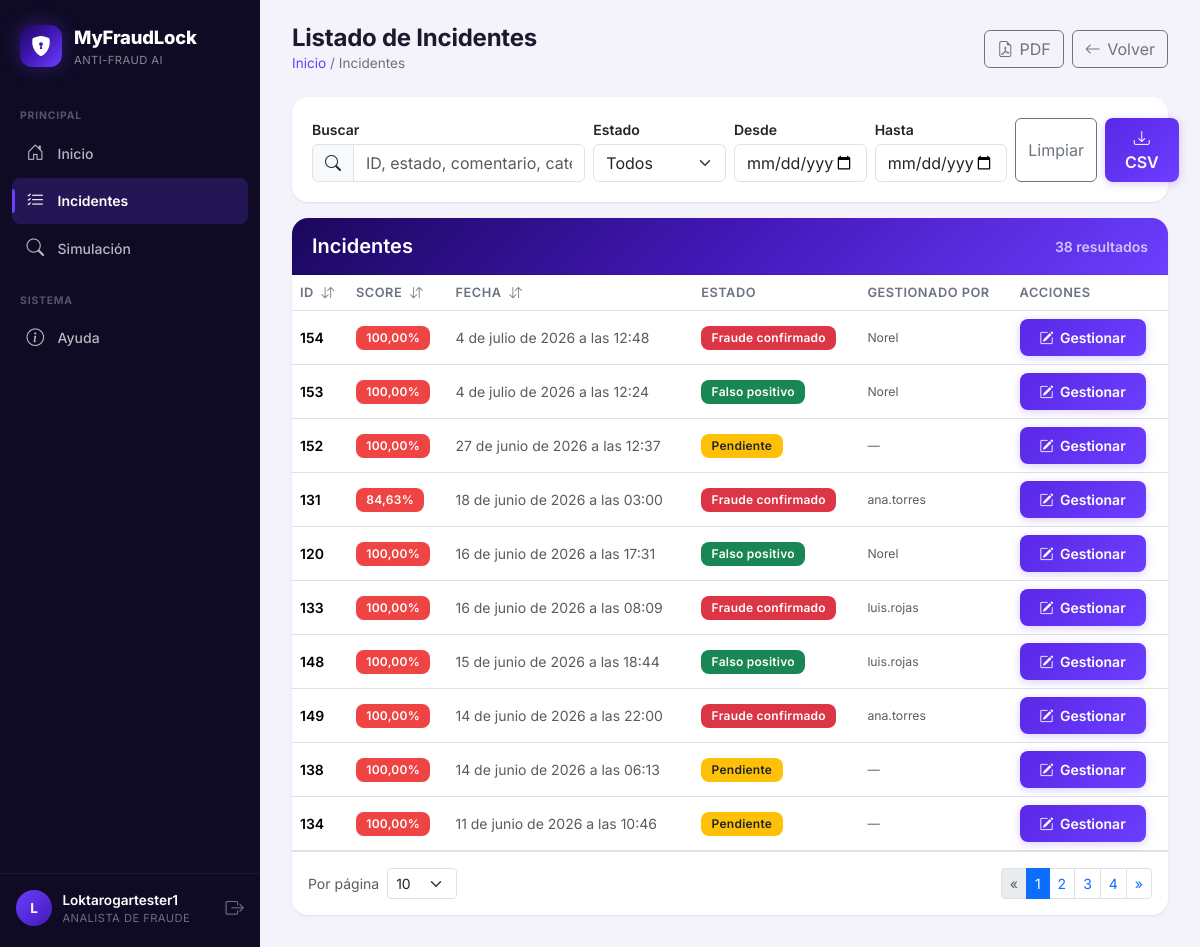
Screenshot of /api/incidentes-listado/ (signed in) with the database file from the repository.
### api/models.py (models this page shows, shortened)
class Usuario(models.Model):
    class Roles(models.TextChoices):
        ADMIN = 'ADMIN', 'Administrador'
        ANALISTA = 'ANALISTA', 'Analista de Fraude'
        GERENTE = 'GERENTE', 'Gerente (solo lectura)'
    id_usuario = models.AutoField(primary_key=True)
    username = models.CharField(max_length=100, unique=True)
    email = models.EmailField(unique=True)
    password = models.CharField(max_length=128)  # almacena hash
    telefono = models.CharField(max_length=15, null=True, blank=True)
    activo = models.BooleanField(default=True)
    rol = models.CharField(
        max_length=15,
        choices=Roles.choices,
        default=Roles.ANALISTA,
        db_index=True,
    )

class Incidente(models.Model):
    id_incidente = models.AutoField(primary_key=True)
    gestionado_por = models.ForeignKey(
        'Usuario', on_delete=models.SET_NULL, null=True, blank=True,
        related_name='incidentes_gestionados'
    )
    id_transaccion = models.OneToOneField(
        'Transaccion', on_delete=models.CASCADE
    )
    comentario = models.TextField(null=True, blank=True)
    estado = models.CharField(max_length=20, default='Pendiente')
    es_fraude = models.BooleanField(default=False)
    fecha = models.DateTimeField(auto_now_add=True)
    score_riesgo = models.DecimalField(
        max_digits=5, decimal_places=2, null=True, blank=True
    )
    explicabilidad = models.JSONField(null=True, blank=True)

### api/views.py (the view)
# urls.py: path('incidentes-listado/', incidentes_view, name='incidentes_listado'),
@usuario_login_required
@require_roles('ANALISTA')
def incidentes_view(request):
    incidentes = Incidente.objects.all().order_by('-fecha')
    return render(request, "api/incidentes.html", {"incidentes": incidentes})

### api/context_processors.py (called while the page is built)
def current_usuario(request):
    uid = request.session.get('usuario_id')
    usuario = None
    if uid:
        try:
            usuario = Usuario.objects.get(pk=uid, activo=True)
        except Usuario.DoesNotExist:
            pass
    return {"current_usuario": usuario}

### templates/api/incidentes.html (shortened to what this page needs)
{% extends "api/base.html" %}
{% load tz %}
{% block content %}
<div class="page-head animate-in">
    <div>
        <h1>Listado de Incidentes</h1>
        <div class="breadcrumbs"><a href="{% url 'inicio' %}">Inicio</a> / Incidentes</div>
    </div>
    <div class="d-flex gap-2">
        <a href="{% url 'incidentes_pdf' %}" class="btn btn-outline-secondary btn-icon">
            <i class="bi bi-file-earmark-pdf"></i> PDF
        </a>
        <a href="{% url 'dashboard' %}" class="btn btn-outline-secondary btn-icon" data-back>
            <i class="bi bi-arrow-left"></i> Volver
        </a>
    </div>
</div>
<div class="card mb-3 animate-in delay-1">
    <div class="card-body">
        <form class="row g-2 align-items-end" onsubmit="event.preventDefault()">
            <div class="col-lg-4">
                <label class="form-label mb-1 small fw-semibold">Buscar</label>
                <div class="input-group">
                    <span class="input-group-text"><i class="bi bi-search"></i></span>
                    <input id="buscarInput" type="text" class="form-control"
                           placeholder="ID, estado, comentario, categoría…">
                </div>
            </div>
            <div class="col-sm-6 col-lg-2">
                <label class="form-label mb-1 small fw-semibold">Estado</label>
                <select id="estadoFilter" class="form-select">
                    <option value="">Todos</option>
                </select>
            </div>
            <div class="col-sm-6 col-lg-2">
                <label class="form-label mb-1 small fw-semibold">Desde</label>
                <input id="desdeFilter" type="date" class="form-control" min="2000-01-01" max="2100-12-31">
            </div>
            <div class="col-sm-6 col-lg-2">
                <label class="form-label mb-1 small fw-semibold">Hasta</label>
                <input id="hastaFilter" type="date" class="form-control" min="2000-01-01" max="2100-12-31">
            </div>
            <div class="col-sm-6 col-lg-2 d-flex gap-2">
                <button type="button" class="btn btn-outline-secondary flex-grow-1" id="limpiarBtn">Limpiar</button>
                <button type="button" class="btn btn-brand flex-grow-1" id="exportCsvBtn">
                    <i class="bi bi-download"></i> CSV
                </button>
            </div>
        </form>
    </div>
</div>
<div class="card animate-in delay-2">
    <div class="card-header card-brand-header d-flex justify-content-between align-items-center">
        <h5 class="mb-0">Incidentes</h5>
        <small id="countLabel" style="opacity:.7"></small>
    </div>
    <div class="card-body p-0">
        <div class="table-responsive">
            <table id="tablaIncidentes" class="table table-hover align-middle mb-0">
                <thead>
                <tr>
                    <th class="sortable" data-sort="id">ID <i class="bi bi-arrow-down-up ms-1"></i></th>
                    <th class="sortable" data-sort="score">Score <i class="bi bi-arrow-down-up ms-1"></i></th>
                    <th class="sortable" data-sort="fecha">Fecha <i class="bi bi-arrow-down-up ms-1"></i></th>
                    <th>Estado</th>
                    <th>Gestionado por</th>
                    <th>Acciones</th>
                </tr>
                </thead>
                <tbody id="incidentes-tbody">
                {% for incidente in incidentes %}
                    <tr data-id="{{ incidente.id_incidente }}"
                        data-estado="{{ incidente.estado|lower }}"
                        data-score="{{ incidente.score_riesgo }}"
                        data-fecha="{{ incidente.fecha|localtime|date:'Y-m-d' }}">
                        <td class="fw-semibold">{{ incidente.id_incidente }}</td>
                        <td>
                            <span class="badge {% if incidente.score_riesgo >= 80 %}badge-risk-high{% elif incidente.score_riesgo >= 50 %}badge-risk-med{% else %}badge-risk-low{% endif %}">
                                {{ incidente.score_riesgo|floatformat:2 }}%
                            </span>
                        </td>
                        <td class="text-muted">{{ incidente.fecha }}</td>
                        <td>
                            <span class="badge
                                {% if incidente.estado == 'Pendiente' %} bg-warning text-dark
                                {% elif incidente.estado == 'Falso positivo' %} bg-success
                                {% elif incidente.estado == 'Fraude confirmado' %} bg-danger
                                {% else %} bg-secondary
                                {% endif %}">
                                {{ incidente.estado }}
                            </span>
                        </td>
                        <td class="text-muted small">
                            {{ incidente.gestionado_por.username|default:"—" }}
                        </td>
                        <td>
                            <a href="{% url 'incidente_detalle' incidente.id_incidente %}"
                               class="btn btn-sm btn-brand btn-icon">
                                <i class="bi bi-pencil-square"></i> Gestionar
                            </a>
                        </td>
                    </tr>
                {% empty %}
                    <tr>
                        <td colspan="5" class="text-center text-muted py-4">No hay incidentes registrados.</td>
                    </tr>
                {% endfor %}
                </tbody>
            </table>
        </div>
        <div class="d-flex justify-content-between align-items-center p-3 border-top">
            <div class="d-flex align-items-center gap-2">
                <span class="text-muted small">Por página</span>
                <select id="pageSize" class="form-select form-select-sm" style="width:auto">
                    <option>10</option><option>25</option><option>50</option><option>100</option>
                </select>
            </div>
            <nav><ul id="paginador" class="pagination pagination-sm mb-0"></ul></nav>
        </div>
    </div>
</div>
{% endblock %}

### templates/api/base.html (shortened to what this page needs)
<!DOCTYPE html>
<html lang="es" data-theme="dark">
<head>
    <link href="https://cdn.jsdelivr.net/npm/bootstrap@5.3.3/dist/css/bootstrap.min.css" rel="stylesheet">
    <link href="https://cdn.jsdelivr.net/npm/bootstrap-icons@1.11.3/font/bootstrap-icons.css" rel="stylesheet">
</head>
<body>
<nav class="sidebar" id="sidebar">
    <a class="sidebar-brand" href="{% url 'inicio' %}">
        <span class="sidebar-brand-icon">
            <i class="bi bi-shield-lock-fill"></i>
        </span>
        <span class="sidebar-brand-text">
            MyFraudLock
            <small>Anti-Fraud AI</small>
        </span>
    </a>
    <div class="sidebar-section">
        <div class="sidebar-section-title">Principal</div>
        <a class="sidebar-link" href="{% url 'inicio' %}" data-nav>
            <i class="bi bi-house-door"></i> Inicio
        </a>
        {% if current_usuario %}
            {% if current_usuario.rol == 'ANALISTA' or current_usuario.rol == 'ADMIN' %}
                <a class="sidebar-link" href="{% url 'incidentes_listado' %}" data-nav>
                    <i class="bi bi-list-check"></i> Incidentes
                </a>
            {% endif %}
            <a class="sidebar-link" href="{% url 'simulacion_front' %}" data-nav>
                <i class="bi bi-search"></i> Simulación
            </a>
        {% endif %}
    </div>
    {% if current_usuario %}
    <div class="sidebar-section">
        <div class="sidebar-section-title">Sistema</div>
        <a class="sidebar-link" href="{% url 'ayuda' %}" data-nav>
            <i class="bi bi-info-circle"></i> Ayuda
        </a>
    </div>
    {% endif %}
    <div class="sidebar-spacer"></div>
    {% if current_usuario %}
    <div class="sidebar-user">
        <div class="sidebar-avatar">
            {{ current_usuario.username|make_list|first|upper }}
        </div>
        <div class="sidebar-user-info">
            <div class="sidebar-user-name">{{ current_usuario.username }}</div>
            <div class="sidebar-user-role">{{ current_usuario.get_rol_display }}</div>
        </div>
        <a href="{% url 'logout' %}" class="sidebar-logout" title="Cerrar sesión">
            <i class="bi bi-box-arrow-right"></i>
        </a>
    </div>
    {% else %}
    <div class="sidebar-user">
        <a href="{% url 'login' %}" class="sidebar-link" style="margin:0; flex:1;">
            <i class="bi bi-box-arrow-in-right"></i> Iniciar sesión
        </a>
    </div>
    {% endif %}
</nav>
<main class="main-content">
    {% block content %}{% endblock %}
</main>
</body>
</html>

### templates/api/incidentes.html (style rules this page uses)
th.sortable { cursor: pointer; user-select: none; }

### rows the page displays
Usuario: username|make_list "L", username "Loktarogartester1", rol "ANALISTA DE FRAUDE"
Incidente: id_incidente "154", score_riesgo "100,00", fecha "4 de julio de 2026 a las 12:48", estado "Fraude confirmado", gestionado_por.username "Norel"
Incidente: id_incidente "153", score_riesgo "100,00", fecha "4 de julio de 2026 a las 12:24", estado "Falso positivo", gestionado_por.username "Norel"
Incidente: id_incidente "152", score_riesgo "100,00", fecha "27 de junio de 2026 a las 12:37", estado "Pendiente", gestionado_por.username "—"
Incidente: id_incidente "131", score_riesgo "84,63", fecha "18 de junio de 2026 a las 03:00", estado "Fraude confirmado", gestionado_por.username "ana.torres"
Incidente: id_incidente "120", score_riesgo "100,00", fecha "16 de junio de 2026 a las 17:31", estado "Falso positivo", gestionado_por.username "Norel"
Incidente: id_incidente "133", score_riesgo "100,00", fecha "16 de junio de 2026 a las 08:09", estado "Fraude confirmado", gestionado_por.username "luis.rojas"
Incidente: id_incidente "148", score_riesgo "100,00", fecha "15 de junio de 2026 a las 18:44", estado "Falso positivo", gestionado_por.username "luis.rojas"
Incidente: id_incidente "149", score_riesgo "100,00", fecha "14 de junio de 2026 a las 22:00", estado "Fraude confirmado", gestionado_por.username "ana.torres"
Incidente: id_incidente "138", score_riesgo "100,00", fecha "14 de junio de 2026 a las 06:13", estado "Pendiente", gestionado_por.username "—"
Incidente: id_incidente "134", score_riesgo "100,00", fecha "11 de junio de 2026 a las 10:46", estado "Pendiente", gestionado_por.username "—"
